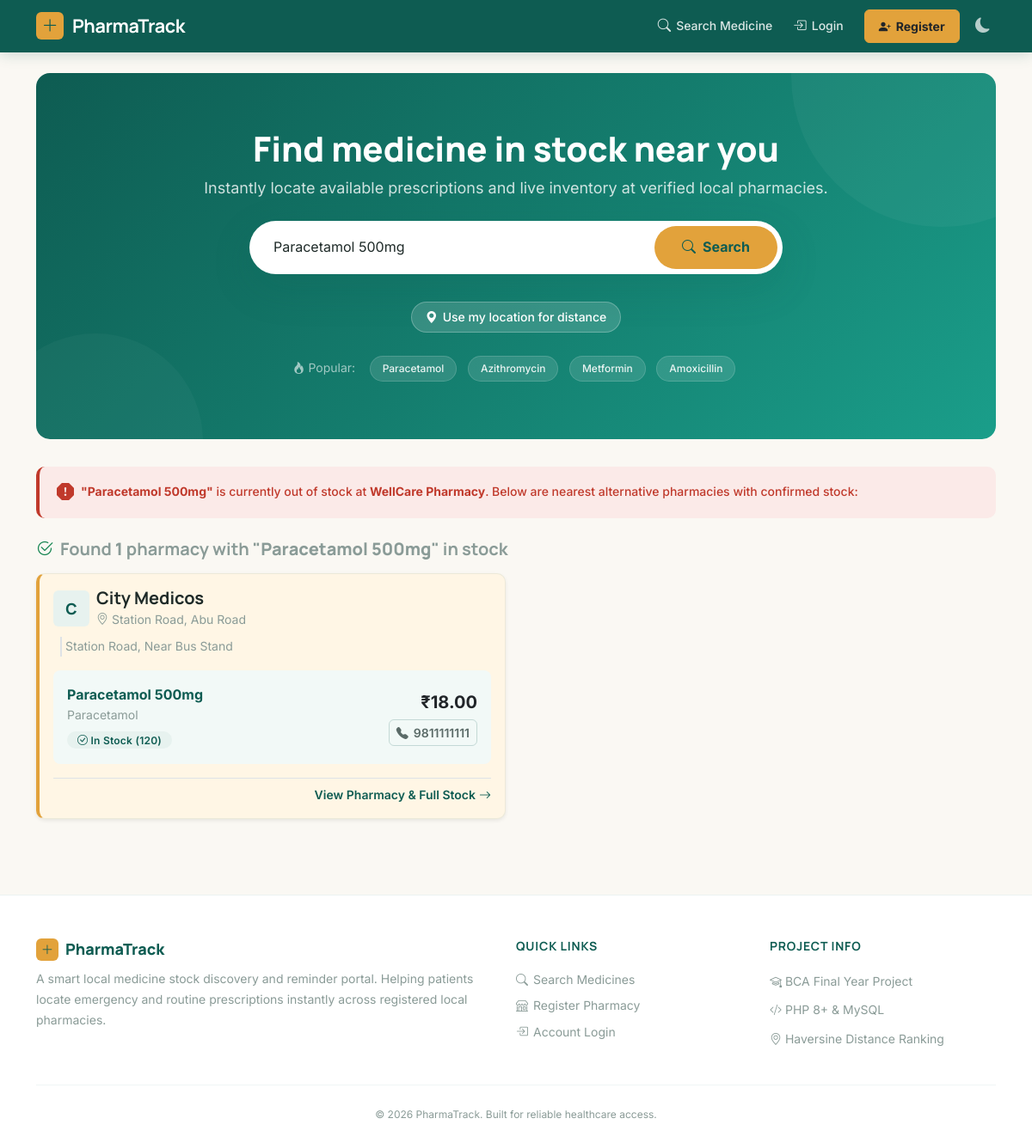
Page /index.php?q=Paracetamol+500mg&from_pharmacy=2 on the committed database.
### tables this page shows
CREATE TABLE pharmacies (
    pharmacy_id INT AUTO_INCREMENT PRIMARY KEY,
    owner_user_id INT NOT NULL,
    pharmacy_name VARCHAR(150) NOT NULL,
    address VARCHAR(255) NOT NULL,
    locality VARCHAR(100) NOT NULL,
    city VARCHAR(100) NOT NULL DEFAULT 'Abu Road',
    phone VARCHAR(15) NOT NULL,
    latitude DECIMAL(10,7) NULL,
    longitude DECIMAL(10,7) NULL,
    status ENUM('pending', 'approved', 'rejected', 'deactivated') NOT NULL DEFAULT 'pending',
    created_at TIMESTAMP DEFAULT CURRENT_TIMESTAMP,
    FOREIGN KEY (owner_user_id) REFERENCES users(user_id) ON DELETE CASCADE
);

CREATE TABLE stock_entries (
    stock_id INT AUTO_INCREMENT PRIMARY KEY,
    pharmacy_id INT NOT NULL,
    medicine_name VARCHAR(150) NOT NULL,
    generic_name VARCHAR(150) NULL,
    category VARCHAR(80) NULL,
    price DECIMAL(8,2) NOT NULL,
    quantity INT NOT NULL DEFAULT 0,
    expiry_date DATE NULL,
    updated_at TIMESTAMP DEFAULT CURRENT_TIMESTAMP ON UPDATE CURRENT_TIMESTAMP,
    FOREIGN KEY (pharmacy_id) REFERENCES pharmacies(pharmacy_id) ON DELETE CASCADE,
    INDEX idx_medicine_name (medicine_name)
);

### includes/search_helpers.php (called while the page is built, shortened)
<?php
function search_medicine(PDO $pdo, string $query, ?float $lat = null, ?float $lng = null, int $limit = 50): array {
    $query = trim($query);
    $distanceSelect = '';
    $orderBy = 'ORDER BY se.quantity DESC, se.price ASC';
    $params = [':q' => '%' . $query . '%'];
    $sql = "SELECT
                p.pharmacy_id, p.pharmacy_name, p.address, p.locality, p.city, p.phone,
                p.latitude, p.longitude,
                se.stock_id, se.medicine_name, se.generic_name, se.price, se.quantity, se.expiry_date
                $distanceSelect
            FROM stock_entries se
            JOIN pharmacies p ON p.pharmacy_id = se.pharmacy_id
            WHERE p.status = 'approved'
              AND se.quantity > 0
              AND se.medicine_name LIKE :q
            $orderBy
            LIMIT $limit";
    $stmt = $pdo->prepare($sql);
    $stmt->execute($params);
    return $stmt->fetchAll();
}

### includes/auth.php (called while the page is built, shortened)
<?php
function base_url(string $path = ''): string {
    return rtrim(BASE_PATH, '/') . '/' . ltrim($path, '/');
}
function h(string $str): string {
    return htmlspecialchars($str, ENT_QUOTES, 'UTF-8');
}

### index.php (the view, shortened to what this page needs)
<?php
require_once __DIR__ . '/includes/auth.php';
require_once __DIR__ . '/includes/search_helpers.php';
$pdo = get_db();
$query = trim($_GET['q'] ?? '');
$results = [];
$searched = false;
$fromPharmacyId = isset($_GET['from_pharmacy']) ? (int)$_GET['from_pharmacy'] : null;
$fromPharmacy = null;
$userLat = isset($_GET['user_lat']) && is_numeric($_GET['user_lat']) ? (float)$_GET['user_lat'] : null;
$userLng = isset($_GET['user_lng']) && is_numeric($_GET['user_lng']) ? (float)$_GET['user_lng'] : null;
if ($query !== '') {
    $searched = true;
    $results = search_medicine($pdo, $query, $userLat, $userLng);
    if ($fromPharmacyId) {
        $stmt = $pdo->prepare('SELECT * FROM pharmacies WHERE pharmacy_id = ?');
        $stmt->execute([$fromPharmacyId]);
        $fromPharmacy = $stmt->fetch();
        $results = array_values(array_filter($results, fn($r) => (int)$r['pharmacy_id'] !== $fromPharmacyId));
    }
}
$popularSearches = [];
try {
    $stmt = $pdo->query("SELECT medicine_name, COUNT(*) as cnt FROM search_logs GROUP BY medicine_name ORDER BY cnt DESC LIMIT 5");
    $popularSearches = $stmt->fetchAll(PDO::FETCH_COLUMN) ?: [];
} catch (Exception $e) {
    $popularSearches = ['Paracetamol', 'Azithromycin', 'Metformin', 'Amoxicillin'];
}
if (empty($popularSearches)) {
    $popularSearches = ['Paracetamol', 'Azithromycin', 'Metformin', 'Amoxicillin'];
}
require_once __DIR__ . '/includes/header.php';
?>
<div class="hero-search">
  <div class="row align-items-center">
    <div class="col-lg-10 mx-auto text-center">
      <h1>Find medicine in stock near you</h1>
      <p class="mb-4">Instantly locate available prescriptions and live inventory at verified local pharmacies.</p>
      <form method="GET" class="search-box mx-auto">
        <input type="text" name="q" placeholder="e.g. Azithromycin, Paracetamol, Cetirizine..." value="<?= h($query) ?>" autofocus autocomplete="off">
        <button type="submit">
          <i class="bi bi-search"></i> Search
        </button>
      </form>
      <div class="d-flex flex-wrap justify-content-center align-items-center gap-2 mt-3">
        <button type="button" class="location-chip <?= ($userLat !== null) ? 'active' : '' ?>">
          <i class="bi bi-geo-alt-fill"></i> <?= ($userLat !== null) ? 'Location Enabled' : 'Use my location for distance' ?>
        </button>
      </div>
      <div class="popular-searches">
        <span class="label"><i class="bi bi-fire"></i> Popular:</span>
        <?php foreach ($popularSearches as $pop): ?>
          <a href="<?= base_url('index.php') ?>?q=<?= urlencode($pop) ?>" class="popular-tag">
            <?= h($pop) ?>
          </a>
        <?php endforeach; ?>
      </div>
    </div>
  </div>
</div>
<?php if ($fromPharmacy): ?>
  <div class="alert alert-danger d-flex align-items-center gap-2 mb-4" role="alert">
    <i class="bi bi-exclamation-octagon-fill fs-5"></i>
    <div>
      <strong>"<?= h($query) ?>"</strong> is currently out of stock at <strong><?= h($fromPharmacy['pharmacy_name']) ?></strong>.
      Below are nearest alternative pharmacies with confirmed stock:
    </div>
  </div>
<?php endif; ?>
<?php if ($searched): ?>
  <?php if (empty($results)): ?>
    <div class="empty-state card py-5">
      <div class="empty-icon"><i class="bi bi-search text-muted"></i></div>
      <h4 class="fw-bold">No pharmacies found with "<?= h($query) ?>" in stock</h4>
      <p class="text-muted mb-4">Try checking spelling, searching by generic drug name, or check again later as inventories update.</p>
      <div class="d-flex justify-content-center gap-2">
        <a href="<?= base_url('index.php') ?>" class="btn btn-outline-secondary">Clear Search</a>
        <?php if (is_logged_in() && current_user()['role'] === 'user'): ?>
          <a href="<?= base_url('reminders/add.php') ?>?medicine=<?= urlencode($query) ?>" class="btn btn-amber">
            <i class="bi bi-bell-fill"></i> Add to My Reminders
          </a>
        <?php endif; ?>
      </div>
    </div>
  <?php else: ?>
    <div class="d-flex justify-content-between align-items-center mb-3">
      <h5 class="mb-0 text-muted">
        <i class="bi bi-check2-circle text-success me-1"></i>
        Found <strong><?= count($results) ?></strong> <?= count($results) === 1 ? 'pharmacy' : 'pharmacies' ?> with "<strong><?= h($query) ?></strong>" in stock
      </h5>
    </div>
    <div class="row g-4 anim-stagger">
      <?php foreach ($results as $r): ?>
        <div class="col-md-6">
          <div class="card pharmacy-card <?= $fromPharmacy ? 'alt-card' : '' ?> h-100 shadow-sm">
            <div class="card-body d-flex flex-column">
              <div class="d-flex justify-content-between align-items-start mb-2">
                <div class="d-flex align-items-center gap-2">
                  <div class="pharmacy-avatar">
                    <?= strtoupper(substr($r['pharmacy_name'], 0, 1)) ?>
                  </div>
                  <div>
                    <h5 class="card-title mb-0">
                      <a href="<?= base_url('store.php') ?>?id=<?= $r['pharmacy_id'] ?>"><?= h($r['pharmacy_name']) ?></a>
                    </h5>
                    <small class="text-muted"><i class="bi bi-geo-alt"></i> <?= h($r['locality']) ?>, <?= h($r['city']) ?></small>
                  </div>
                </div>
              </div>
              <p class="text-muted small mb-3 ps-1 border-start border-2 ms-2">
                <?= h($r['address']) ?>
              </p>
              <div class="bg-teal-ghost p-3 rounded-3 mt-auto">
                <div class="d-flex justify-content-between align-items-center">
                  <div>
                    <div class="fw-bold text-teal fs-6">
                      <?= h($r['medicine_name']) ?>
                    </div>
                    <?php if (!empty($r['generic_name'])): ?>
                      <div class="small text-muted mb-1"><?= h($r['generic_name']) ?></div>
                    <?php endif; ?>
                    <span class="badge <?= $r['quantity'] > 10 ? 'badge-instock' : 'badge-low' ?>">
                      <i class="bi <?= $r['quantity'] > 10 ? 'bi-check-circle' : 'bi-exclamation-circle' ?>"></i>
                      <?= $r['quantity'] > 10 ? 'In Stock (' . (int)$r['quantity'] . ')' : 'Low Stock: ' . (int)$r['quantity'] . ' left' ?>
                    </span>
                  </div>
                  <div class="text-end">
                    <div class="fs-5 fw-bold text-dark mb-1">₹<?= number_format((float)$r['price'], 2) ?></div>
                    <a href="tel:<?= h($r['phone']) ?>" class="btn btn-sm btn-outline-secondary py-1 px-2">
                      <i class="bi bi-telephone-fill"></i> <?= h($r['phone']) ?>
                    </a>
                  </div>
                </div>
              </div>
              <div class="d-flex justify-content-end mt-3 pt-2 border-top">
                <a href="<?= base_url('store.php') ?>?id=<?= $r['pharmacy_id'] ?>" class="card-cta">
                  View Pharmacy &amp; Full Stock <i class="bi bi-arrow-right"></i>
                </a>
              </div>
            </div>
          </div>
        </div>
      <?php endforeach; ?>
    </div>
  <?php endif; ?>
<?php endif; ?>
<?php require_once __DIR__ . '/includes/footer.php'; ?>

### assets/css/animations.css (style rules this page uses)
.anim-stagger > * { animation: fadeInUp 0.45s var(--ease-out) both; }
.anim-stagger > *:nth-child(1) { animation-delay: 0.00s; }

### rows in the picture
pharmacies: pharmacy_name "WellCare Pharmacy"
stock_entries: pharmacy.pharmacy_id "1", pharmacy.pharmacy_name "C", pharmacy.pharmacy_name "City Medicos", pharmacy.locality "Station Road", pharmacy.city "Abu Road", pharmacy.address "Station Road, Near Bus Stand", medicine_name "Paracetamol 500mg", generic_name "Paracetamol", quantity "120", price "18.00", pharmacy.phone "9811111111"

### other values in the picture
$pop "Paracetamol"
$pop "Azithromycin"
$pop "Metformin"
$pop "Amoxicillin"
$query "Paracetamol 500mg"
